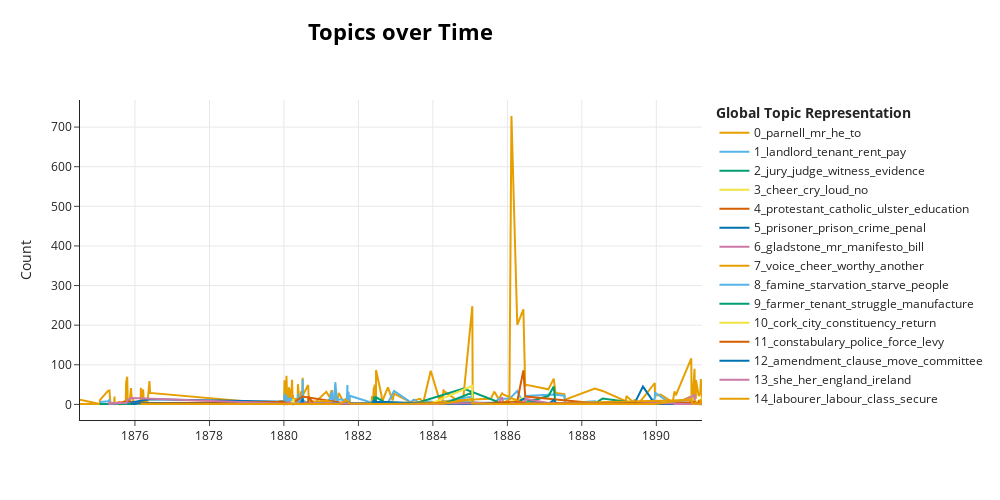

This figure's notebook cell:
### Code cell
#use function to get visualisation of topics for the whole dataset with lemmatized text
lemma_vis_obj = bertopic_time(df_lemma, topic_model)
lemma_vis = lemma_vis_obj[0]
lemma_vis
